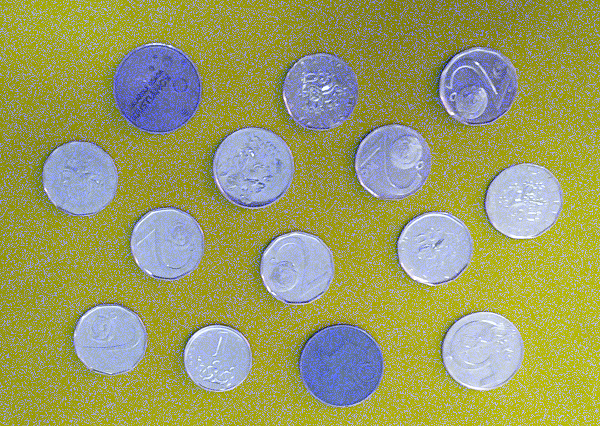
#> input picture cv05/pvi_cv05_mince_noise.png, 600 x 426 px, found by its file name
$ python cv05.py
#> lines starting #> are read from the running program, lines starting #| are printed output that depends on the picture; after the words box and inside, x2 and y2 are one past the last pixel; in counts of white or black regions, pixels touching at a corner belong together
import cv2
import numpy as np
from pathlib import Path
from collections import deque
from matplotlib import pyplot as plt

def bfs_coloring(image):
    """Funkce pro barvení oblastí pomocí prohledávání do šířky

    Args:
        image: Binární obrázek k barvení

    Returns:
        Matice s očíslovanými oblastmi
    """
    rows, cols = image.shape
    visited = np.zeros_like(image).astype("bool")
    colors = np.zeros_like(image).astype("uint8")

    directions = [(0, 1), (0, -1), (1, 0), (-1, 0)]

    def is_valid(x, y):
        return 0 <= x < rows and 0 <= y < cols

    def bfs(x, y, color):
        queue = deque([(x, y)])
        visited[x][y] = True
        colors[x][y] = color

        # Zkoumáme všechny okolní body, dokud je v rámci obrázku, nebyli jsme na něm a je vysegmentovaný jako 1
        while queue:
            current_x, current_y = queue.popleft()

            for dx, dy in directions:
                new_x, new_y = current_x + dx, current_y + dy
                if is_valid(new_x, new_y) and not visited[new_x][new_y] and image[new_x][new_y] == 1:
                    queue.append((new_x, new_y))
                    visited[new_x][new_y] = True
                    colors[new_x][new_y] = color

    color_count = 1
    for i in range(rows):
        for j in range(cols):
            if not visited[i][j] and image[i][j] == 1:
                color_count += 1
                bfs(i, j, color_count)

    return colors

def get_centers_of_mass(image):
    """Funkce pro výpočet těžiště v segmentovaných oblastech

    Args:
        image: Matice s očíslovanými oblastmi. Pozadí je označeno číslem 0.

    Returns:
        Pole bodů těžišť.
    """
    points = []

    for i in range(2, np.max(image) + 1):
        copy = np.zeros_like(image)
        copy[image == i] = 1

        moments = cv2.moments(copy, True)
        points.append([int(moments["m10"] / moments["m00"]), int(moments["m01"] / moments["m00"])])

    return points

def get_region_values(image, points):
    values = []

    for point in points:
        region_number = image[point[1]][point[0]]
        number_of_pixels = len(np.argwhere(image == region_number))

        value = 1

        if number_of_pixels > 4000:
            value = 2
        if number_of_pixels > 4800:
            value = 5
        if number_of_pixels > 5400:
            value = 10

        values.append((point, number_of_pixels, value))

    return values

def main():
    image_source = Path("cv05/pvi_cv05_mince_noise.png")
    image = cv2.imread(image_source.as_posix(), cv2.IMREAD_COLOR_RGB)
#> image is the input picture: shape (426, 600, 3); mean B, G, R 101.5, 157.3, 154

    grayscale = cv2.cvtColor(image, cv2.COLOR_RGB2GRAY)
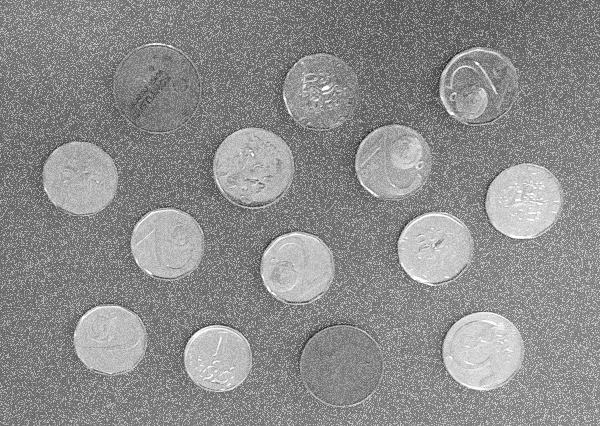
#> grayscale: shape (426, 600); min 26, max 255, mean 140.3
    hue = cv2.cvtColor(image, cv2.COLOR_RGB2HSV)
#> hue: shape (426, 600, 3); mean H, S, V 65.5, 152.1, 178.7
    kernel = np.ones((3, 3), np.uint8)

    plt.figure("Segmentation")

    # Grayscale image
    plt.subplot(2, 3, 1)
    plt.title("Grayscale Image")
    plt.imshow(grayscale, cmap="gray")
    plt.colorbar()

    # Grayscale Histogram
    plt.subplot(2, 3, 2)
    plt.title("Grayscale Histogram")
    plt.plot(cv2.calcHist([grayscale], [0], None, [256], [0, 256]))

    # Grayscale Segmentation
    plt.subplot(2, 3, 3)
    plt.title("Grayscale Segmentation")
    segmented_grayscale = grayscale.copy()
    segmented_grayscale_threshold = 140
    segmented_grayscale[segmented_grayscale < segmented_grayscale_threshold] = 0
    segmented_grayscale[segmented_grayscale >= segmented_grayscale_threshold] = 1
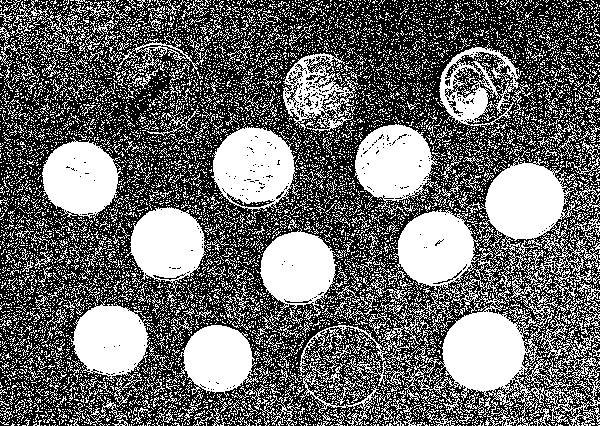
#> segmented_grayscale: shape (426, 600); values 0 (black) and 1 (white), 42.4% white; 9409 white regions (9023 under 20 px), largest, box (x1, y1, x2, y2) and area: (298, 156, 600, 426) 24053, (211, 125, 297, 214) 5029, (354, 124, 439, 216) 4622
    plt.imshow(segmented_grayscale, cmap="jet")
    plt.colorbar()

    # Hue image
    plt.subplot(2, 3, 4)
    plt.title("Hue Image")
    plt.imshow(hue, cmap="jet")
    plt.colorbar()

    # Hue Histogram
    plt.subplot(2, 3, 5)
    plt.title("Hue Histogram")
    plt.plot(cv2.calcHist([hue], [0], None, [180], [0, 180]))

    # Grayscale Segmentation
    plt.subplot(2, 3, 6)
    plt.title("Hue Segmentation")
    segmented_hue = hue.copy()[:, :, 0]
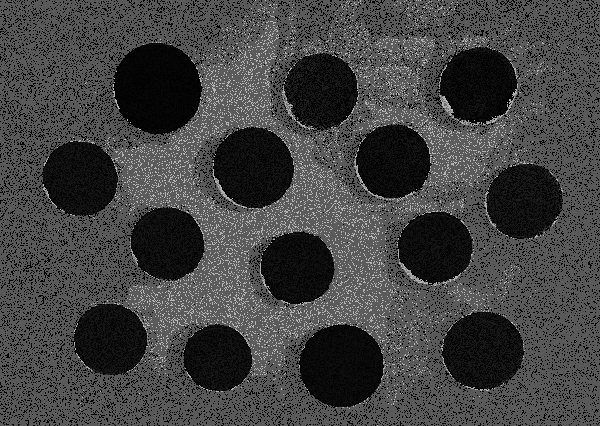
#> segmented_hue: shape (426, 600); min 0, max 179, mean 65.5
    segmented_hue_threshold = 75
    segmented_hue[segmented_hue < segmented_hue_threshold] = 1
    segmented_hue[segmented_hue >= segmented_hue_threshold] = 0
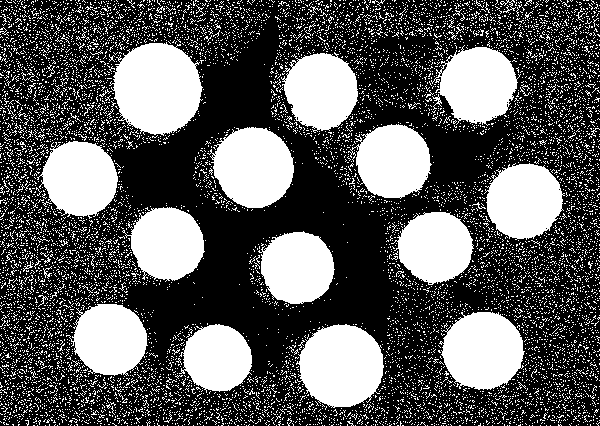
#> segmented_hue: shape (426, 600); values 0 (black) and 1 (white), 35.4% white; 10446 white regions (10408 under 20 px), largest, box (x1, y1, x2, y2) and area: (109, 42, 203, 136) 6425, (296, 324, 384, 408) 5553, (207, 127, 294, 208) 5078
    plt.imshow(segmented_hue, cmap="jet")
    plt.colorbar()

    plt.figure("Cleanup Process")
    plt.subplot(2, 2, 1)
    plt.title("Hue Segmentation")
    plt.imshow(segmented_hue, cmap="jet")

    plt.subplot(2, 2, 2)
    plt.title("Hue Segmentation - Opening")
    segmented_hue_opened = segmented_hue.copy()
    segmented_hue_opened = cv2.erode(segmented_hue_opened, kernel)
#> segmented_hue_opened: shape (426, 600); values 0 (black) and 1 (white), 23.3% white; 14 white regions, largest, box (x1, y1, x2, y2) and area: (115, 44, 201, 133) 5933, (300, 326, 383, 406) 5154, (214, 128, 293, 207) 4695
    segmented_hue_opened = cv2.dilate(segmented_hue_opened, kernel)
#> segmented_hue_opened: shape (426, 600); values 0 (black) and 1 (white), 24.9% white; 14 white regions, largest, box (x1, y1, x2, y2) and area: (114, 43, 202, 134) 6295, (299, 325, 384, 407) 5484, (213, 127, 294, 208) 5017
    plt.imshow(segmented_hue_opened, cmap="jet")

    plt.subplot(2, 2, 3)
    plt.title("Color Labeling")
    regions = bfs_coloring(segmented_hue_opened)
    plt.imshow(regions, cmap="jet")

    plt.subplot(2, 2, 3)
    plt.title("Color Labeling")
    regions = bfs_coloring(segmented_hue_opened)
    plt.imshow(regions, cmap="jet")

    plt.subplot(2, 2, 4)
    plt.title("Color Labeling - Centers")
    points = get_centers_of_mass(regions)
#> after the loop in get_centers_of_mass, `for i in range(2, np.max(image) + 1):`:
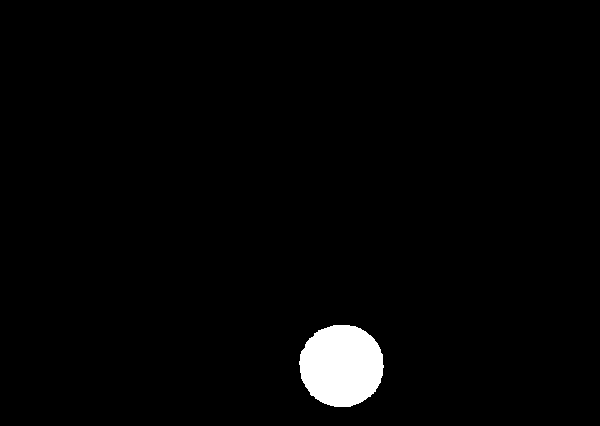
#> copy: shape (426, 600); values 0 (black) and 1 (white), 2.1% white; 1 white region, box (x1, y1, x2, y2) and area: (299, 325, 384, 407) 5484
#> points = [[157, 87], [478, 83], [321, 90], [393, 160], [253, 166], [79, 177], [523, 200], [167, 243], [435, 246], [297, 267], [109, 338], [482, 350], [217, 357], [341, 365]]
    plt.imshow(regions, cmap="jet")
    plt.scatter(*zip(*points), marker="+", color="green")

    weights = get_region_values(regions, points)
#> the loop in get_region_values, `for point in points:` made 14 passes
#> (point, number_of_pixels, value) on passes 1 to 12: ([157, 87], 6295, 10), ([478, 83], 4429, 2), ([321, 90], 4318, 2), ([393, 160], 4304, 2), ([253, 166], 5017, 5), ([79, 177], 4386, 2), ([523, 200], 4454, 2), ([167, 243], 4166, 2), ([435, 246], 4119, 2), ([297, 267], 4157, 2), ([109, 338], 4109, 2), ([482, 350], 4931, 5)
#> after the loop in get_region_values, `for point in points:`: values = 14 items
#> weights = 14 items

    plt.figure("Final Output")
    plt.subplot(1, 2, 1)
    plt.imshow(image)
    for point, test, value in weights:
        plt.text(point[0] + 0.1, point[1] + 0.1, test, color="#0000ff", fontsize=16)
#> this loop made 14 passes

    plt.subplot(1, 2, 2)
    plt.imshow(image)
    for point, test, value in weights:
        plt.text(point[0] + 0.1, point[1] + 0.1, f"{value} CZK", color="#0000ff", fontsize=16)

    plt.show()
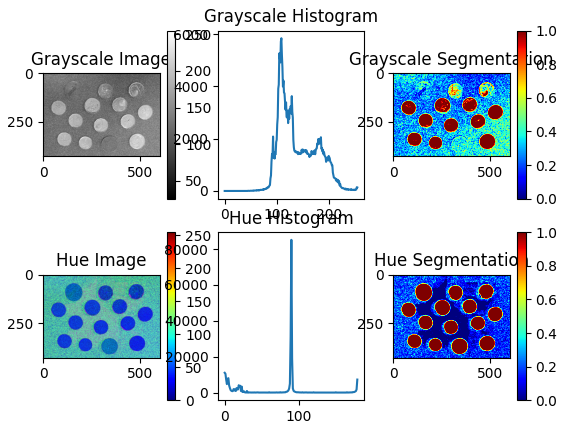
#> figure drawn by matplotlib, 10 panels; panel 3: curve peaks at x = 109, y = 5841; panel 8: curve peaks at x = 90, y = 85124
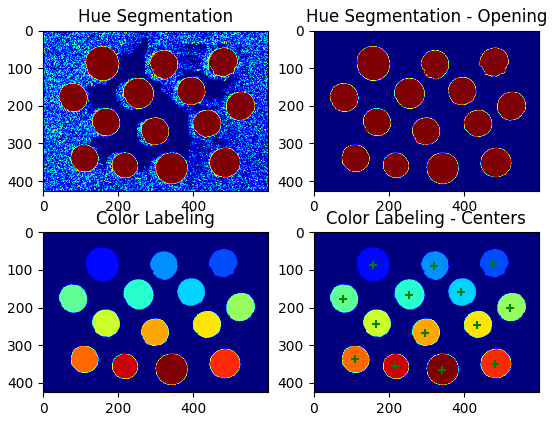
#> figure drawn by matplotlib, 4 panels
#> figure, not shown here; B, G, R data is drawn as R, G, B


if __name__ == "__main__":
    main()
